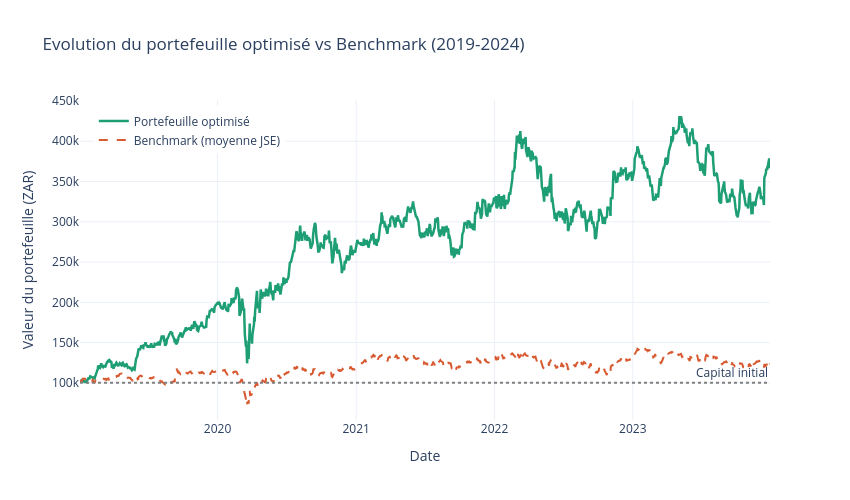

The notebook cell this image was saved under:
### Code cell
# Evolution de la valeur du portefeuille si on avait
# investi selon cette allocation depuis 2019
weights_dict = dict(zip(
    allocation_df["ticker"],
    allocation_df["poids_"] / 100
    if "poids_" in allocation_df.columns
    else allocation_df["poids_%"] / 100
))

prices_port = prices[list(weights_dict.keys())].dropna()

# Rendement journalier pondéré
daily_returns = prices_port.pct_change().dropna()
weighted_returns = daily_returns.multiply(
    pd.Series(weights_dict), axis=1
).sum(axis=1)

# Valeur cumulée
portfolio_value = 100_000 * (1 + weighted_returns).cumprod()

# Benchmark
benchmark_prices = prices.mean(axis=1)
benchmark_value  = 100_000 * (
    1 + benchmark_prices.pct_change().dropna()
).cumprod()

fig = go.Figure()

fig.add_trace(go.Scatter(
    x=portfolio_value.index,
    y=portfolio_value.values,
    mode="lines",
    name="Portefeuille optimisé",
    line=dict(color="#1D9E75", width=2.5)
))

fig.add_trace(go.Scatter(
    x=benchmark_value.index,
    y=benchmark_value.values,
    mode="lines",
    name="Benchmark (moyenne JSE)",
    line=dict(color="#D85A30", width=2, dash="dash")
))

fig.add_hline(
    y=100_000,
    line_dash="dot",
    line_color="gray",
    annotation_text="Capital initial"
)

fig.update_layout(
    title="Evolution du portefeuille optimisé vs Benchmark (2019-2024)",
    xaxis_title="Date",
    yaxis_title="Valeur du portefeuille (ZAR)",
    template="plotly_white",
    width=850, height=500,
    legend=dict(x=0.02, y=0.98)
)

fig.show()

fig.write_html("../results/figures/05_evolution_portefeuille.html")
fig.write_image("../results/figures/05_evolution_portefeuille.png")

### Figure 1 — Plotly figure (JSON) as saved in the notebook; plotly's stock layout.template omitted (floating-point values rounded to 4 significant figures; data arrays with more than 128 entries replaced by an {"elided": "..."} marker saying what was removed)
{"data": [{"line": {"color": "#1D9E75", "width": 2.5}, "mode": "lines", "name": "Portefeuille optimisé", "type": "scatter", "x": {"elided": "1248 str values"}, "y": {"elided": "1248 float values"}}, {"line": {"color": "#D85A30", "dash": "dash", "width": 2}, "mode": "lines", "name": "Benchmark (moyenne JSE)", "type": "scatter", "x": {"elided": "1248 str values"}, "y": {"elided": "1248 float values"}}], "layout": {"annotations": [{"showarrow": false, "text": "Capital initial", "x": 1, "xanchor": "right", "xref": "x domain", "y": 100000, "yanchor": "bottom", "yref": "y"}], "height": 500, "legend": {"x": 0.02, "y": 0.98}, "shapes": [{"line": {"color": "gray", "dash": "dot"}, "type": "line", "x0": 0, "x1": 1, "xref": "x domain", "y0": 100000, "y1": 100000, "yref": "y"}], "title": {"text": "Evolution du portefeuille optimisé vs Benchmark (2019-2024)"}, "width": 850, "xaxis": {"title": {"text": "Date"}}, "yaxis": {"title": {"text": "Valeur du portefeuille (ZAR)"}}}}
